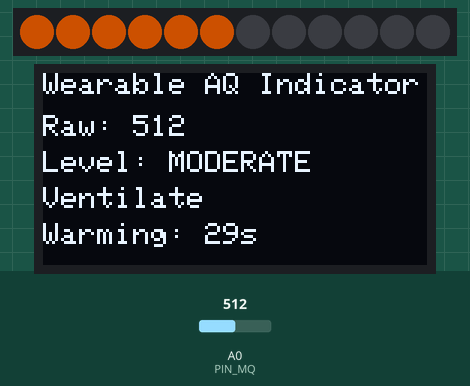
Recording of a sketch running on a simulated Arduino Uno, built with avr-gcc and run on an emulated ATmega328P. On the bench: 12 RGB LEDs in strip order, left to right, 128×64 one-colour display. Inputs (shaded band) come from the test bench; at power-on: A0 (PIN_MQ) = 512. Dim RGB values are drawn brighter than linear; what the sketch prints to the serial monitor is not drawn.

Above: at 1.14 s.
1.3 s: A0 (PIN_MQ) set to 592
At 3.08 s:
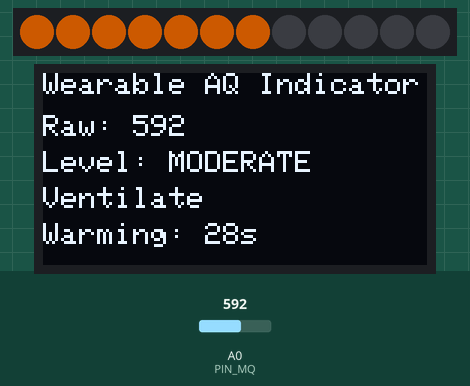
3.1 s: A0 (PIN_MQ) set to 615
At 5.08 s:
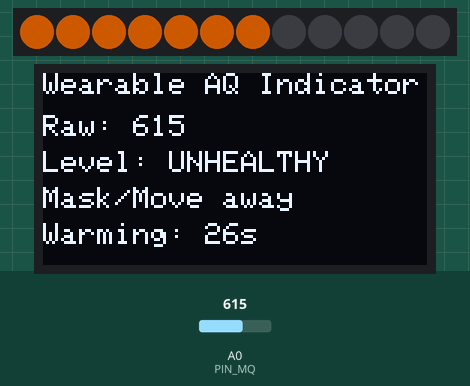
5.8 s: A0 (PIN_MQ) set to 782
At 6.51 s:
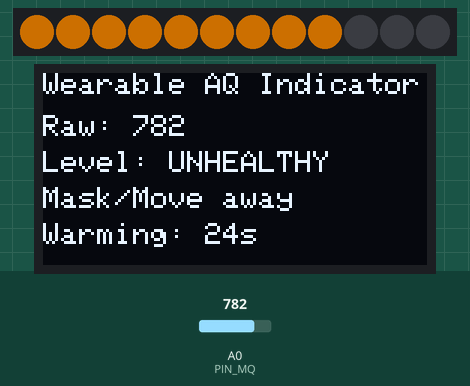
7.4 s: A0 (PIN_MQ) set to 811
At 8.51 s:
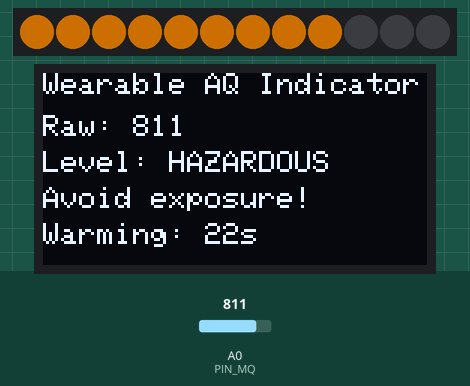
9.9 s: A0 (PIN_MQ) set to 290
At 10.51 s:
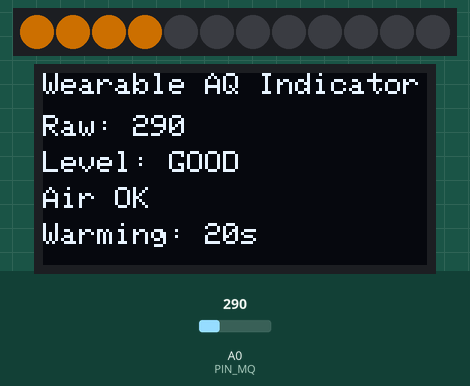
12.1 s: A0 (PIN_MQ) set to 309
At 31.0 s:
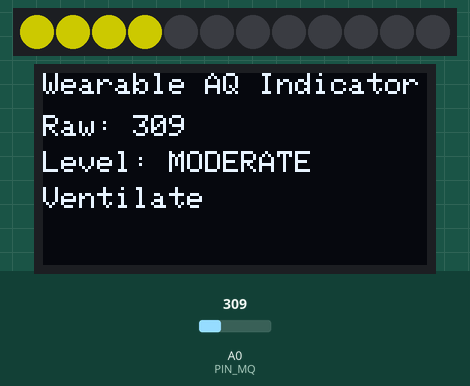

The sketch:

23_WearableAirQualityIndicator.ino
```cpp
/*
  Wearable AQ Indicator: MQ-135 -> NeoPixel Ring + OLED
  - Smooths analog readings
  - Warm-up countdown for MQ-135
  - Color + progress arc on NeoPixel ring
  - Robust OLED init (tries 0x3C, 0x3D; retries, never freezes)
*/

#include <Adafruit_NeoPixel.h>
#include <Wire.h>
#include <Adafruit_GFX.h>
#include <Adafruit_SSD1306.h>

// ---------------- Pins ----------------
#define PIN_MQ        A0
#define PIN_NEOPIXEL  6
#define NUMPIXELS     12   // set to your ring size (8/12/16/etc.)

// ---------------- NeoPixel ----------------
#define NP_BRIGHTNESS 110
Adafruit_NeoPixel pixels(NUMPIXELS, PIN_NEOPIXEL, NEO_GRB + NEO_KHZ800);

// ---------------- OLED ----------------
#define SCREEN_WIDTH 128
#define SCREEN_HEIGHT 64
Adafruit_SSD1306 display(SCREEN_WIDTH, SCREEN_HEIGHT, &Wire, -1);
bool oledOK = false;
uint8_t oledAddr = 0x3C;
unsigned long lastOLEDtry = 0;
const unsigned long OLED_RETRY_MS = 2000;

// ---------------- Timing / Smoothing ----------------
const byte  AVG_SAMPLES      = 12;      // moving average
const unsigned long UI_PERIOD_MS = 1000;
const unsigned long WARMUP_SECONDS = 30;

int   mqBuf[AVG_SAMPLES];
byte  mqIdx = 0;
long  mqSum = 0;

unsigned long tLastUI = 0;

// ---------------- Thresholds (tune for your unit) ----------------
// Raw ADC 0..1023 (these are sensible starting points)
const int RAW_GOOD_MAX       = 300;   // <= 300 -> Good
const int RAW_MODERATE_MAX   = 600;   // 301..600 -> Moderate
const int RAW_UNHEALTHY_MAX  = 800;   // 601..800 -> Unhealthy
// > RAW_UNHEALTHY_MAX -> Hazardous

// ---------------- Helpers ----------------
uint32_t color(uint8_t r, uint8_t g, uint8_t b) {
  return pixels.Color(r, g, b);
}

// Linear interpolate 8-bit
uint8_t lerp8(uint8_t a, uint8_t b, float t) {
  float v = a + (b - a) * t;
  if (v < 0) v = 0; if (v > 255) v = 255;
  return (uint8_t)(v + 0.5f);
}

// Gradient color across ranges: green -> yellow -> orange -> red -> purple
uint32_t colorForRaw(int x) {
  if (x <= RAW_GOOD_MAX) {
    // green (0,255,0) -> yellow (255,255,0)
    float t = (float)x / RAW_GOOD_MAX;
    return color(lerp8(0,255,t), 255, 0);
  } else if (x <= RAW_MODERATE_MAX) {
    // yellow (255,255,0) -> orange (255,128,0)
    float t = (float)(x - RAW_GOOD_MAX) / (RAW_MODERATE_MAX - RAW_GOOD_MAX);
    return color(255, lerp8(255,128,t), 0);
  } else if (x <= RAW_UNHEALTHY_MAX) {
    // orange (255,128,0) -> red (255,0,0)
    float t = (float)(x - RAW_MODERATE_MAX) / (RAW_UNHEALTHY_MAX - RAW_MODERATE_MAX);
    return color(255, lerp8(128,0,t), 0);
  } else {
    // red (255,0,0) -> purple (255,0,128) as it gets very high
    float t = (float)(x - RAW_UNHEALTHY_MAX) / (1023 - RAW_UNHEALTHY_MAX);
    if (t < 0) t = 0; if (t > 1) t = 1;
    return color(255, 0, lerp8(0,128,t));
  }
}

const char* categoryForRaw(int x) {
  if (x <= RAW_GOOD_MAX) return "GOOD";
  if (x <= RAW_MODERATE_MAX) return "MODERATE";
  if (x <= RAW_UNHEALTHY_MAX) return "UNHEALTHY";
  return "HAZARDOUS";
}

const char* adviceForRaw(int x) {
  if (x <= RAW_GOOD_MAX) return "Air OK";
  if (x <= RAW_MODERATE_MAX) return "Ventilate";
  if (x <= RAW_UNHEALTHY_MAX) return "Mask/Move away";
  return "Avoid exposure!";
}

// Moving-average read
int readMQSmooth() {
  int v = analogRead(PIN_MQ);
  mqSum -= mqBuf[mqIdx];
  mqBuf[mqIdx] = v;
  mqSum += v;
  mqIdx = (mqIdx + 1) % AVG_SAMPLES;
  return (int)(mqSum / AVG_SAMPLES);
}

void oledSplash(const char* line2) {
  if (!oledOK) return;
  display.clearDisplay();
  display.setTextColor(SSD1306_WHITE);
  display.setTextSize(1);
  display.setCursor(0,0);  display.println("Wearable AQ Indicator");
  display.setCursor(0,14); display.println(line2);
  display.display();
}

bool oledBeginAt(uint8_t addr) {
  if (display.begin(SSD1306_SWITCHCAPVCC, addr)) {
    oledAddr = addr;
    display.setRotation(0);
    display.dim(false);
    oledSplash("OLED OK");
    return true;
  }
  return false;
}

void tryInitOLED() {
  if (lastOLEDtry != 0 && (millis() - lastOLEDtry) < OLED_RETRY_MS) return;
  lastOLEDtry = millis();
  oledOK = oledBeginAt(0x3C) || oledBeginAt(0x3D);
}

void ringProgress(uint32_t col, uint8_t count) {
  if (count > NUMPIXELS) count = NUMPIXELS;
  for (uint8_t i = 0; i < NUMPIXELS; i++) {
    if (i < count) pixels.setPixelColor(i, col);
    else           pixels.setPixelColor(i, 0);   // off
  }
  pixels.show();
}

void showOLEDValue(int raw, const char* cat, const char* hint, bool warming, unsigned long secsLeft) {
  if (!oledOK) return;
  display.clearDisplay();
  display.setTextColor(SSD1306_WHITE);
  display.setTextSize(1);
  display.setCursor(0,0);  display.println("Wearable AQ Indicator");

  display.setCursor(0,14);
  display.print("Raw: "); display.println(raw);

  display.setCursor(0,26);
  display.print("Level: "); display.println(cat);

  display.setCursor(0,38);
  display.println(hint);

  if (warming) {
    display.setCursor(0,50);
    display.print("Warming: "); display.print(secsLeft); display.print("s");
  }

  display.display();
}

void setup() {
  Serial.begin(9600);

  pixels.begin();
  pixels.setBrightness(NP_BRIGHTNESS);
  pixels.clear();
  pixels.show();

  // Prefill smoothing buffer
  for (byte i=0; i<AVG_SAMPLES; i++) {
    int v = analogRead(PIN_MQ);
    mqBuf[i] = v;
    mqSum += v;
    delay(2);
  }

  Wire.begin();
  Wire.setClock(400000);
  tryInitOLED();   // immediate attempt
  oledSplash("Cover sensor to test");
}

void loop() {
  // Keep retrying OLED init in background if needed
  if (!oledOK) tryInitOLED();

  // Read & smooth sensor
  int raw = readMQSmooth();

  // Warm-up status
  unsigned long secs = millis()/1000UL;
  bool warming = (secs < WARMUP_SECONDS);
  unsigned long left = (WARMUP_SECONDS > secs) ? (WARMUP_SECONDS - secs) : 0;

  // Category + color + message
  const char* cat  = categoryForRaw(raw);
  const char* hint = adviceForRaw(raw);
  uint32_t col     = colorForRaw(raw);

  // Progress count (more LEDs as it gets worse)
  uint8_t count = map(raw, 0, 1023, 1, NUMPIXELS);
  if (warming) {
    // During warm-up: gentle pulsing orange to indicate “warming”
    float s = sin(2.0f * PI * (millis() % 2000) / 2000.0f) * 0.5f + 0.5f;
    uint8_t g = (uint8_t)(80 + 60 * s);
    ringProgress(pixels.Color(255, g, 0), count);
  } else {
    ringProgress(col, count);
  }

  // OLED + Serial once per second
  if (millis() - tLastUI > UI_PERIOD_MS) {
    tLastUI = millis();
    showOLEDValue(raw, cat, hint, warming, left);

    Serial.print("MQ135 raw="); Serial.print(raw);
    Serial.print("  cat="); Serial.print(cat);
    Serial.print("  hint="); Serial.println(hint);
  }

  delay(20);
}
```

Measured:
- the behaviour switches between 600 and 601 on A0 (PIN_MQ) (found by bisection; images 1 and 2)
- the behaviour switches between 800 and 801 on A0 (PIN_MQ) (found by bisection; images 3 and 4)
- the behaviour switches between 300 and 301 on A0 (PIN_MQ) (found by bisection; images 5 and 6)
- after the input at 3.1 s, the display: first differs from a run without the input after 1.1 s (image 2 shows a later state)
- after the input at 7.4 s, the display: first differs from a run without the input after 0.84 s (image 4 shows a later state)
- after the input at 12.1 s, the display: first differs from a run without the input after 0.20 s (image 6 shows a later state)
